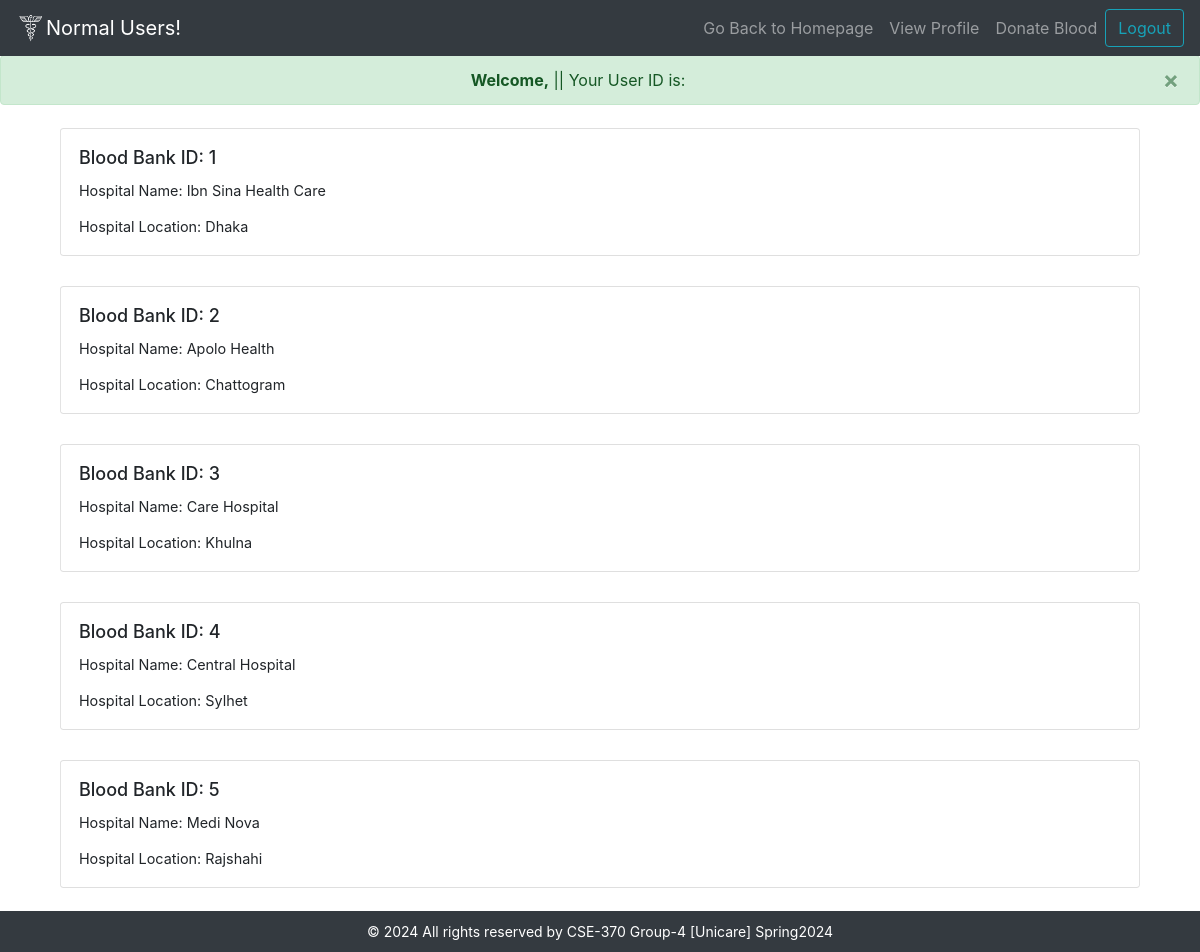
/Unicare/normaluser/normalusers.php, run on the app's committed database.
### tables this page shows
CREATE TABLE `bloodbank` (
  `Blood_bank_id` int(10) NOT NULL,
  `Hospital_id` int(10) DEFAULT NULL,
  `Admin_user_id` int(10) DEFAULT NULL
);

CREATE TABLE `hospital` (
  `Hospital_id` int(10) NOT NULL,
  `Name` varchar(20) DEFAULT NULL,
  `Admin_user_id` int(10) DEFAULT NULL
);

CREATE TABLE `hospital_location` (
  `Hospital_id` int(10) NOT NULL,
  `Location` varchar(20) DEFAULT NULL
);

### Unicare/normaluser/normalusers.php (the view, shortened to what this page needs)
<!DOCTYPE html>
<html lang="en">
<head>
    <link rel="stylesheet" href="../css/bootstrap/css/bootstrap.min.css">
    <link rel="stylesheet" href="../css/style.css">
</head>
<body>
    <nav class="navbar navbar-expand-lg fixed-top navbar-dark bg-dark">
        <a class="navbar-brand" href="#"><img src="../media/favicon.png" width="30" height="30" class="d-inline-block align-top" alt="">Normal Users!</a>
        <div class="collapse navbar-collapse" id="navbarSupportedContent">
            <ul class="navbar-nav ml-auto">
                <li class="nav-item">
                    <a class="nav-link" href="../index.php">Go Back to Homepage</a>
                </li>
                <li class="nav-item">
                    <a class="nav-link" href="view_profile.php">View Profile</a>
                </li>
                <li class="nav-item">
        <a class="nav-link" href="donate_blood.php">Donate Blood</a>
    </li>
            </ul>
            <a class="btn btn-outline-info ml-aut"  href="../signout.php" role="button" >Logout</a>
        </div>
    </nav>
    <div style="margin-top: 55px;">
        <?php
        include "../welcome.php";
        include "../dbconnect.php";
        $query = "SELECT BloodBank.Blood_bank_id, Hospital.Name AS hospital_name, Hospital_location.Location AS hospital_location
                  FROM BloodBank
                  INNER JOIN Hospital ON BloodBank.Hospital_id = Hospital.Hospital_id
                  INNER JOIN Hospital_location ON Hospital.Hospital_id = Hospital_location.Hospital_id";
        $result = mysqli_query($conn, $query);
        if (mysqli_num_rows($result) > 0) {
            while ($row = mysqli_fetch_assoc($result)) {
                echo "<div class='card mb-3'>";
                echo "<div class='card-body'>";
                echo "<h5 class='card-title'>Blood Bank ID: " . $row["Blood_bank_id"] . "</h5>";
                echo "<p class='card-text'>Hospital Name: " . $row["hospital_name"] . "</p>";
                echo "<p class='card-text'>Hospital Location: " . $row["hospital_location"] . "</p>";
                echo "</div>";
                echo "</div>";
            }
        } else {
            echo "No blood banks available.";
        }
        ?>
    </div>
    <footer class="footer">
        <?php
        $year = date("Y");
        echo "© $year All rights reserved by CSE-370 Group-4 [Unicare] Spring2024";
        ?>
    </footer>
</body>
</html>

### Unicare/css/style.css (style rules this page uses)
.card { transform: scale(0.9); }
.footer { font-size: 14px; background-color: #343a40; color: white; text-align: center; padding: 10px 0; }
html, body { height: 100%; margin: 0; padding: 0; }

### data on the page
bloodbank: Blood_bank_id "1", Hospital.Name "Ibn Sina Health Care", hospital_location.Location "Dhaka"
bloodbank: Blood_bank_id "2", Hospital.Name "Apolo Health", hospital_location.Location "Chattogram"
bloodbank: Blood_bank_id "3", Hospital.Name "Care Hospital", hospital_location.Location "Khulna"
bloodbank: Blood_bank_id "4", Hospital.Name "Central Hospital", hospital_location.Location "Sylhet"
bloodbank: Blood_bank_id "5", Hospital.Name "Medi Nova", hospital_location.Location "Rajshahi"
